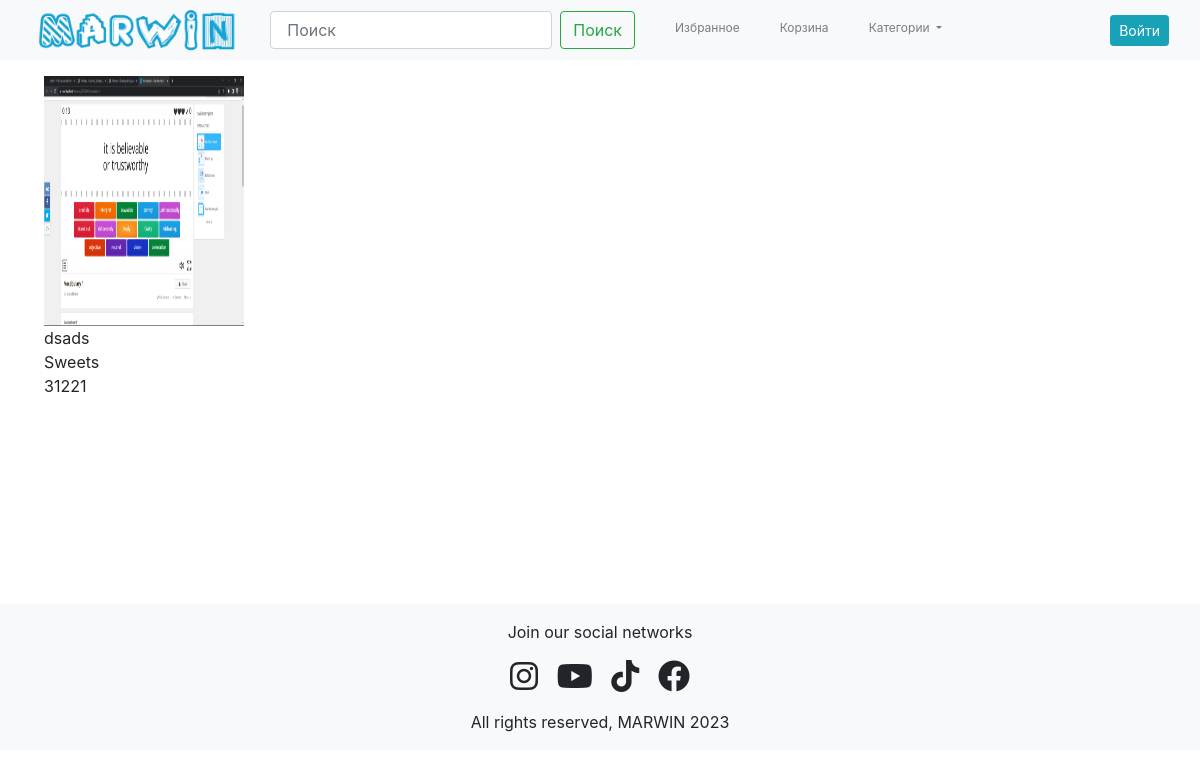
The app's page /sweets/, older data.
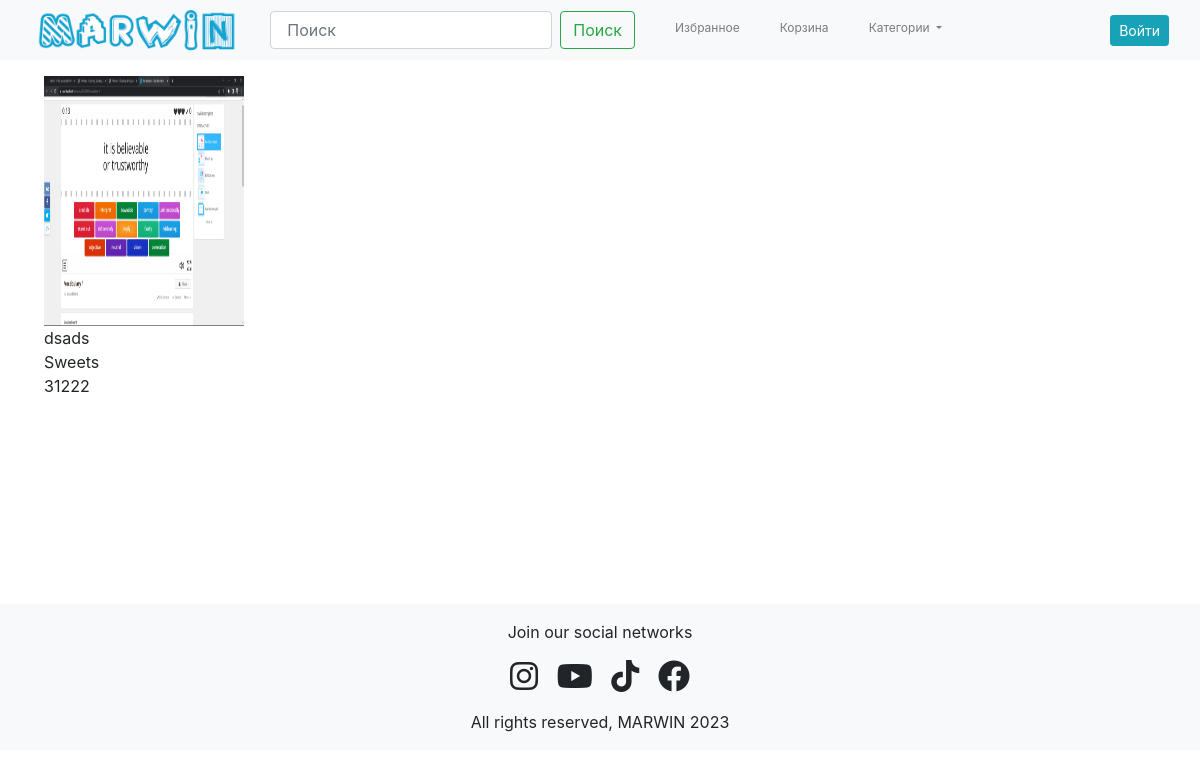
The same page, newer data.
### myapp/models.py (models this page shows, shortened)
class Products(models.Model):
    category = models.ForeignKey(Category, on_delete=models.CASCADE)
    name = models.CharField(max_length=50)
    price = models.IntegerField(null=True)
    date_created = models.DateTimeField(auto_now_add=True, blank=True)
    description = models.TextField(help_text='Description for this product', null=True)
    picture = models.ImageField(upload_to='media')
    id = models.AutoField(primary_key=True)

class Category(models.Model):
    name = models.CharField(max_length=50)
    def __str__(self):
        return self.name

### myapp/views.py (the view)
# urls.py: path('sweets/', views.sweets, name='sweets'),
def sweets(request):
    sweets = Products.objects.filter(category__name='Sweets')
    return render(request, 'myapp/sweets.html', {'sweets': sweets})

### myapp/templates/myapp/sweets.html
{% extends 'base.html' %}
{% block content %}
<div class="product-list">
<ul>
  {% for list in sweets %}
  <li>
      <a href="{% url 'product_detail' list.id %}"><img src="/media/{{list.picture}}" width="200px" height="250px"></a>
      <br>
      <span>{{ list.name }}</span>
      <br>
      <span>{{ list.category }}</span>
      <br>
      <span>{{ list.price }}</span>
  </li>
  {% endfor %}
</ul>
</div>
{% endblock %}

Row changes from the older to the newer data that the page shows:
changed Products "dsads": price "31221" → "31222"
